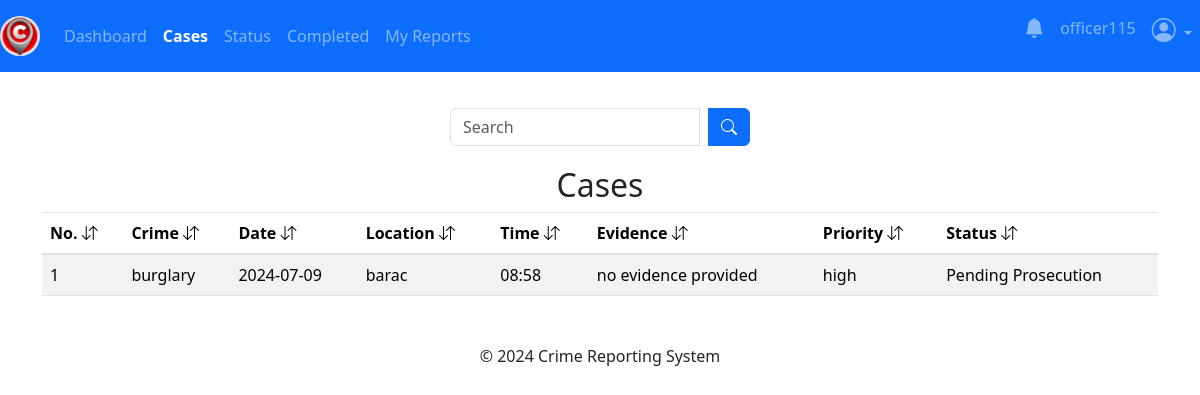
/officer/assigned-cases (signed in), run on an earlier commit of the app's database.
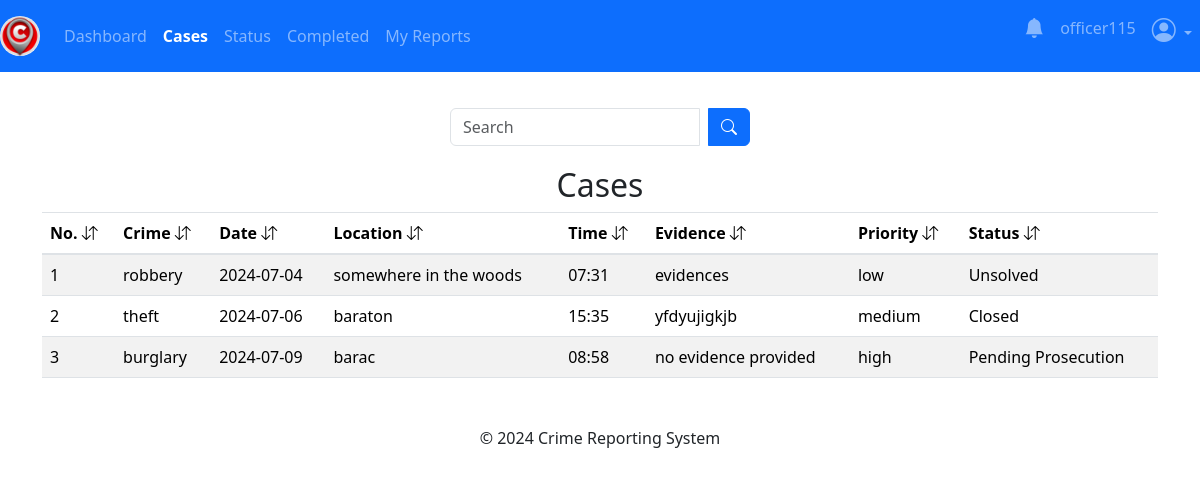
And on a later commit of the database.
### app/officers/models.py (models this page shows, shortened)
class CaseReport(db.Model, UserMixin):
    report_id = db.Column(db.Integer, primary_key=True)
    crime_type = db.Column(db.String(120), nullable=False)
    location = db.Column(db.String(40), nullable=False)
    phone_number = db.Column(db.String(10))
    date = db.Column(db.String(10), nullable=False)
    time = db.Column(db.String(10), nullable=False)
    description = db.Column(db.Text, nullable=False)
    evidence = db.Column(db.Text, nullable=False)
    urgency = db.Column(db.String(10), nullable=False)
    deadline = db.Column(db.String(20), nullable=True)
    status = db.Column(db.String(50), nullable=True)
    reports = db.Column(db.Text, nullable=True)
    media = db.Column(db.Text, nullable=True)
    filename = db.Column(db.Text, nullable=True)
    mimetype = db.Column(db.Text, nullable=True)
    created_at = db.Column(db.DateTime(timezone=True), default=current_time())
    assigned_at = db.Column(db.DateTime(timezone=True), default=current_time())
    assigned_officer_id = db.Column(db.Integer, db.ForeignKey('officers.officer_id'))
    assigned_officer = db.relationship('Officers', back_populates='assignments')

### app/officers/routes.py (the view)
@officers.route('/officer/assigned-cases')
@officer_required
def assignedCase():
    officer_id = session['officer_id']
    search_assigned = request.args.get('search_assigned', '')
    try:
        if search_assigned:
            all_cases_assigned = CaseReport.query.filter(
                CaseReport.assigned_officer_id == officer_id
            ).filter(
                or_(
                CaseReport.crime_type.ilike(f'%{search_assigned}%') |
                CaseReport.location.ilike(f'%{search_assigned}%') |
                CaseReport.date.ilike(f'%{search_assigned}%') |
                CaseReport.time.ilike(f'%{search_assigned}%') |
                CaseReport.created_at.ilike(f'%{search_assigned}%') |
                CaseReport.status.ilike(f'%{search_assigned}%') |
                CaseReport.urgency.ilike(f'%{search_assigned}%')
                )
            ).all()
        else:
            all_cases_assigned = CaseReport.query.filter_by(assigned_officer_id=officer_id).all()
    except:
        current_app.logger.error("Database error:")
        flash("No report with the keyword.", "warning")
        return redirect(url_for('officers.assignedCase'))
    return render_template('officer/assigned-cases.html', all_cases_assigned=all_cases_assigned)

### app/officers/routes.py (called while the page is built)
def officer_required(f):
    @wraps(f)
    def decorated_function(*args, **kwargs):
        if not session.get('officer_id'):
            flash('You need to be logged in as an officer to access the page.', 'danger')
            return redirect(url_for('officers.officerLogin'))
        return f(*args, **kwargs)
    return decorated_function

### app/templates/officer/assigned-cases.html (shortened to what this page needs)
{% extends 'officer/master.html' %} {% block content %}
<div class="container">
  <br />
  <form
    method="GET, POST"
    action="{{ url_for('officers.assignedCase') }}"
    class="search-form"
  >
    <div class="input-group search-input">
      <input
        type="text"
        name="search_assigned"
        class="form-control"
        placeholder="Search"
      />
      <div class="input-group-append ms-2">
        <button type="submit" class="btn btn-primary">
          <i class="bi bi-search"></i>
        </button>
      </div>
    </div>
  </form>
  {% if all_cases_assigned %}
  <table class="table table-striped table-hover">
    <h2 style="text-align: center">Cases</h2>
    <thead>
      <tr>
        <th scope="col">No. <i class="bi bi-arrow-down-up"></i></th>
        <th scope="col">Crime <i class="bi bi-arrow-down-up"></i></th>
        <th scope="col">Date <i class="bi bi-arrow-down-up"></i></th>
        <th scope="col">Location <i class="bi bi-arrow-down-up"></i></th>
        <th scope="col">Time <i class="bi bi-arrow-down-up"></i></th>
        <th scope="col">Evidence <i class="bi bi-arrow-down-up"></i></th>
        <th scope="col">Priority <i class="bi bi-arrow-down-up"></i></th>
        <th scope="col">Status <i class="bi bi-arrow-down-up"></i></th>
      </tr>
    </thead>
    <tbody>
      {% for cases in all_cases_assigned %}
      <tr
        onclick="caseDetails('{{ cases.report_id }}')"
        style="cursor: pointer"
      >
        <td>{{ loop.index }}</td>
        <td>{{ cases.crime_type }}</td>
        <td>{{ cases.date }}</td>
        <td>{{ cases.location }}</td>
        <td>{{ cases.time }}</td>
        <td>{{ cases.evidence }}</td>
        <td>{{ cases.urgency }}</td>
        <td>{{ cases.status }}</td>
      </tr>
      {% endfor %}
    </tbody>
  </table>
  {% endif %}
  {% endblock content %}

What changed in the data, as far as the page shows it:
now on this page (row edited): CaseReport: crime_type "robbery", date "2024-07-04", location "somewhere in the woods", time "07:31", evidence "evidences", urgency "low", status "Unsolved"
now on this page (row edited): CaseReport: crime_type "theft", date "2024-07-06", location "baraton", time "15:35", evidence "yfdyujigkjb", urgency "medium", status "Closed"
